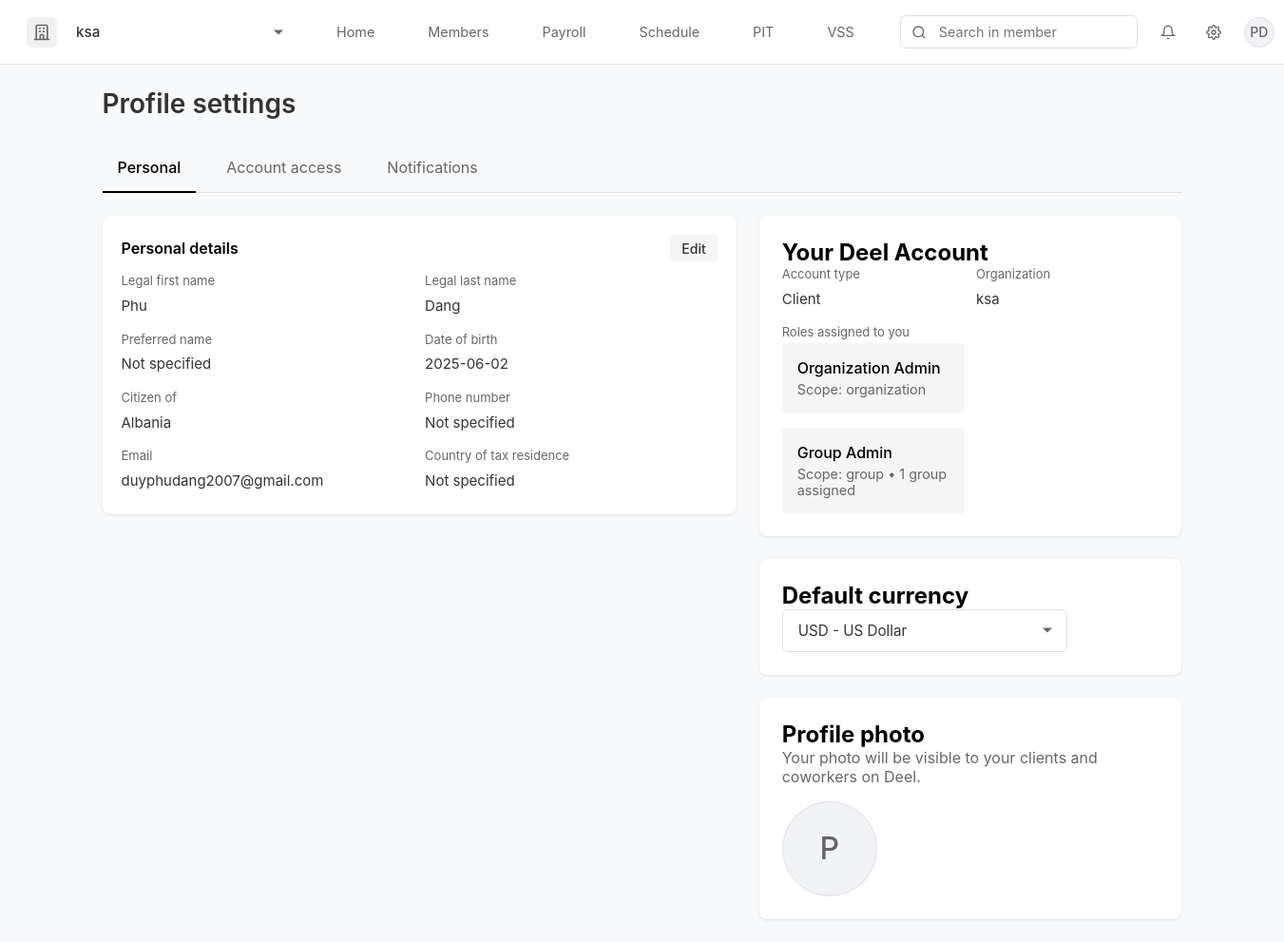
Page /profile/settings (signed in) on the earlier database version.
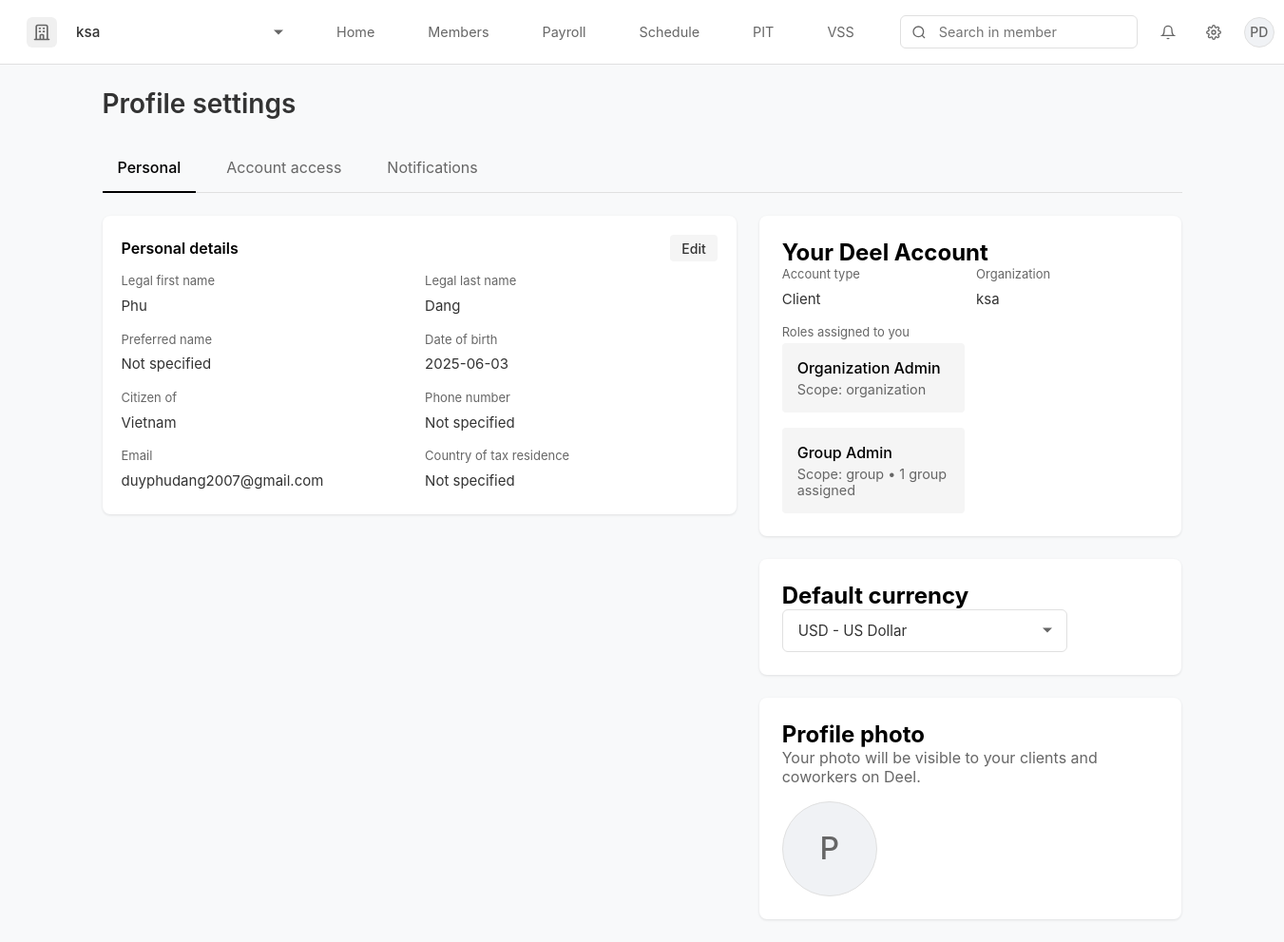
Same page on the later database version.
### app.py (models this page shows, shortened)
class Organization(db.Model):
    id = db.Column(db.Integer, primary_key=True)
    name = db.Column(db.String(120), nullable=False)
    industry = db.Column(db.String(80))
    size = db.Column(db.String(50))
    location = db.Column(db.String(120))
    logo_url = db.Column(db.String(255))
    created_at = db.Column(db.DateTime, default=datetime.utcnow)
    users = db.relationship('User', backref='org', lazy=True)

class User(db.Model):
    id = db.Column(db.Integer, primary_key=True)
    email = db.Column(db.String(120), unique=True, nullable=False)
    password = db.Column(db.String(80), nullable=False)
    first_name = db.Column(db.String(80))
    last_name = db.Column(db.String(80))
    preferred_name = db.Column(db.String(80))
    date_of_birth = db.Column(db.String(20))
    citizenship = db.Column(db.String(80))
    phone = db.Column(db.String(20))
    tax_residence = db.Column(db.String(80))
    department = db.Column(db.String(80))
    job_title = db.Column(db.String(80))
    seniority_level = db.Column(db.String(80))
    created_at = db.Column(db.DateTime, default=datetime.utcnow)
    profile_completed = db.Column(db.Boolean, default=False)
    organization_id = db.Column(db.Integer, db.ForeignKey('organization.id'))
    organization = db.relationship('Organization')
    avatar_url = db.Column(db.String(255))
    @property
    def name(self):
        if self.preferred_name:
            return self.preferred_name
        if self.first_name and self.last_name:
            return f"{self.first_name} {self.last_name}"
        return "None"

### app.py (the view)
@app.route('/profile/settings')
def profile_settings():
    if 'user_id' not in session:
        return redirect('/login')
    user = User.query.get(session['user_id'])
    if not user:
        session.pop('user_id', None)
        return redirect('/login')
    return render_template('profile_settings.html', user=user)

### app.py (called while the page is built)
@app.context_processor
def inject_organization():
    if 'user_id' in session:
        user = User.query.get(session['user_id'])
        if user and user.organization_id:
            organization = Organization.query.get(user.organization_id)
            return {'organization': organization}
    return {'organization': None}

### templates/profile_settings.html (shortened to what this page needs)
{% extends "base.html" %}
{% block content %}
<div class="settings-container">
    <h1 class="settings-title">Profile settings</h1>
    <div class="settings-nav">
        <a href="#" class="settings-tab active">Personal</a>
        <a href="#" class="settings-tab">Account access</a>
        <a href="#" class="settings-tab">Notifications</a>
    </div>
    <div class="settings-content">
        <div class="left-column">
            <div class="section-header">
                <h2>Personal details</h2>
                <button class="edit-button" onclick="window.location.href='/profile/edit-personal-details'">Edit</button>
            </div>
            <div class="details-grid">
                <div class="detail-item">
                    <label>Legal first name</label>
                    <div class="detail-value">{{ user.first_name }}</div>
                </div>
                <div class="detail-item">
                    <label>Legal last name</label>
                    <div class="detail-value">{{ user.last_name }}</div>
                </div>
                <div class="detail-item">
                    <label>Preferred name</label>
                    <div class="detail-value">{{ user.preferred_name or 'Not specified' }}</div>
                </div>
                <div class="detail-item">
                    <label>Date of birth</label>
                    <div class="detail-value">{{ user.date_of_birth or 'Not specified' }}</div>
                </div>
                <div class="detail-item">
                    <label>Citizen of</label>
                    <div class="detail-value">{{ user.citizenship or 'Not specified' }}</div>
                </div>
                <div class="detail-item">
                    <label>Phone number</label>
                    <div class="detail-value">{{ user.phone or 'Not specified' }}</div>
                </div>
                <div class="detail-item">
                    <label>Email</label>
                    <div class="detail-value">{{ user.email }}</div>
                </div>
                <div class="detail-item">
                    <label>Country of tax residence</label>
                    <div class="detail-value">{{ user.tax_residence or 'Not specified' }}</div>
                </div>
            </div>
        </div>
        <div class="right-column">
            <div class="settings-section">
                <h2>Your Deel Account</h2>
                <div class="details-grid">
                    <div class="detail-item">
                        <label>Account type</label>
                        <div class="detail-value">Client</div>
                    </div>
                    <div class="detail-item">
                        <label>Organization</label>
                        <div class="detail-value">{{ organization.name if organization else 'Not specified' }}</div>
                    </div>
                    <div class="detail-item wide">
                        <label>Roles assigned to you</label>
                        <div class="roles-list">
                            <div class="role-item">
                                <div class="role-title">Organization Admin</div>
                                <div class="role-scope">Scope: organization</div>
                            </div>
                            <div class="role-item">
                                <div class="role-title">Group Admin</div>
                                <div class="role-scope">Scope: group • 1 group assigned</div>
                            </div>
                        </div>
                    </div>
                </div>
            </div>
            <div class="settings-section">
                <h2>Default currency</h2>
                <div class="currency-selector">
                    <select class="form-select">
                        <option value="USD">USD - US Dollar</option>
                    </select>
                </div>
            </div>
            <div class="settings-section">
                <h2>Profile photo</h2>
                <p class="photo-description">Your photo will be visible to your clients and coworkers on Deel.</p>
                <div class="profile-photo-upload">
                    {% if user and user.avatar_url %}
                        <img src="{{ user.avatar_url }}" alt="Profile photo">
                    {% else %}
                        <div class="avatar-initials">
                            {{ user.first_name[0] if user.first_name else 'U' }}
                        </div>
                    {% endif %}
                </div>
            </div>
        </div>
    </div>
</div>
{% endblock %}

### templates/base.html (shortened to what this page needs)
<!DOCTYPE html>
<html lang="en">
<head>
    <link rel="stylesheet" href="https://cdn.jsdelivr.net/npm/flatpickr/dist/flatpickr.min.css">
</head>
<body>
    {% if not hide_navbar %}
    <nav class="navbar">
        <div class="company-section">
            <div class="company-logo">
                <svg xmlns="http://www.w3.org/2000/svg" fill="none" viewBox="0 0 24 24" stroke="currentColor">
                    <path stroke-linecap="round" stroke-linejoin="round" stroke-width="2" d="M19 21V5a2 2 0 00-2-2H7a2 2 0 00-2 2v16m14 0h2m-2 0h-5m-9 0H3m2 0h5M9 7h1m-1 4h1m4-4h1m-1 4h1m-5 10v-5a1 1 0 011-1h2a1 1 0 011 1v5m-4 0h4" />
                </svg>
            </div>
            <select class="company-select" onchange="if(this.value === 'add') window.location.href='/organization/setup';">
                <option value="{{ organization.id if organization else '' }}">{{ organization.name if organization else 'Select organization' }}</option>
            </select>
        </div>
        <div class="nav-links">
            <a href="/" class="nav-link {% if request.path == '/' %}active{% endif %}">Home</a>
            <a href="#" class="nav-link {% if request.path == '/members' %}active{% endif %}">Members</a>
            <a href="#" class="nav-link {% if request.path == '/payroll' %}active{% endif %}">Payroll</a>
            <a href="#" class="nav-link {% if request.path == '/schedule' %}active{% endif %}">Schedule</a>
            <a href="#" class="nav-link {% if request.path == '/pit' %}active{% endif %}">PIT</a>
            <a href="#" class="nav-link {% if request.path == '/vss' %}active{% endif %}">VSS</a>
        </div>
        <div class="search-section">
            <div class="search-bar-wrapper">
                <div class="search-icon">
                    <svg viewBox="0 0 24 24" fill="none" stroke="currentColor" stroke-width="2">
                        <circle cx="11" cy="11" r="8"></circle>
                        <path d="M21 21l-4.35-4.35"></path>
                    </svg>
                </div>
                <input type="text" class="search-bar" placeholder="Search in member">
            </div>
            <div class="user-profile">
                <div class="notification-icon">
                    <svg viewBox="0 0 24 24" fill="none" stroke="currentColor" stroke-width="2">
                        <path d="M18 8A6 6 0 0 0 6 8c0 7-3 9-3 9h18s-3-2-3-9"></path>
                        <path d="M13.73 21a2 2 0 0 1-3.46 0"></path>
                    </svg>
                </div>
                <a href="/settings" class="settings-icon">
                </a>
                <div class="profile-pic" id="profileButton">
                </div>
            </div>
        </div>
    </nav>
    {% endif %}
    {% block content %}{% endblock %}
</body>
</html>

### templates/base.html (style rules this page uses)
* { margin: 0; padding: 0; box-sizing: border-box; font-family: -apple-system, BlinkMacSystemFont, 'Segoe UI', Roboto, Oxygen, Ubuntu, Cantarell, sans-serif; }
body { background-color: #f8f9fa; min-height: 100vh; }
.navbar { background: white; padding: 0.75rem 1.5rem; border-bottom: 1px solid #e0e0e0; display: flex; align-items: center; gap: 2rem; position: sticky; top: 0; z-index: 100; }
.company-section { display: flex; align-items: center; gap: 0.75rem; padding: 0.25rem; position: relative; cursor: pointer; border-radius: 6px; transition: all 0.2s; }
.company-logo { width: 32px; height: 32px; display: flex; align-items: center; justify-content: center; background-color: #f0f0f0; border-radius: 6px; }
.company-logo svg { width: 20px; height: 20px; color: #666; }
.company-select { appearance: none; -webkit-appearance: none; -moz-appearance: none; background: transparent; border: none; padding: 0.5rem; padding-right: 1.5rem; font-size: 0.95rem; color: #333; cursor: pointer; min-width: 200px; font-weight: 500; }
.company-section::after { content: ''; position: absolute; right: 0.5rem; top: 50%; transform: translateY(-50%); width: 0; height: 0; border-left: 5px solid transparent; border-right: 5px solid transparent; border-top: 5px solid #666; }
select option { padding: 0.75rem 1rem; font-size: 0.95rem; }
.nav-links { display: flex; gap: 1.5rem; align-items: center; }
.nav-link { color: #666; text-decoration: none; font-size: 0.9rem; padding: 0.75rem 1rem; border-radius: 6px; transition: all 0.2s; position: relative; }
.search-section { margin-left: auto; display: flex; align-items: center; gap: 1rem; }
.search-bar-wrapper { position: relative; display: flex; align-items: center; }
.search-bar { padding: 0.5rem 1rem; padding-left: 2.5rem; border: 1px solid #e0e0e0; border-radius: 6px; width: 250px; font-size: 0.9rem; background: white; }
.search-icon { position: absolute; left: 0.75rem; color: #666; display: flex; align-items: center; justify-content: center; }
.search-icon svg { width: 16px; height: 16px; }
.user-profile { display: flex; align-items: center; gap: 1rem; position: relative; }
.notification-icon, .settings-icon { width: 32px; height: 32px; display: flex; align-items: center; justify-content: center; color: #666; cursor: pointer; padding: 0.5rem; border-radius: 50%; transition: all 0.2s; }
.notification-icon svg, .settings-icon svg { width: 20px; height: 20px; }
.profile-pic { width: 32px; height: 32px; border-radius: 50%; cursor: pointer; overflow: hidden; border: 1px solid #e0e0e0; background-color: #f0f2f5; display: flex; align-items: center; justify-content: center; }
.avatar-initials { font-size: 0.875rem; color: #666; font-weight: 500; display: flex; align-items: center; justify-content: center; width: 100%; height: 100%; text-transform: uppercase; }

Differences in the rows shown:
changed User "Phu": date_of_birth "2025-06-02" → "2025-06-03"; citizenship "Albania" → "Vietnam"
